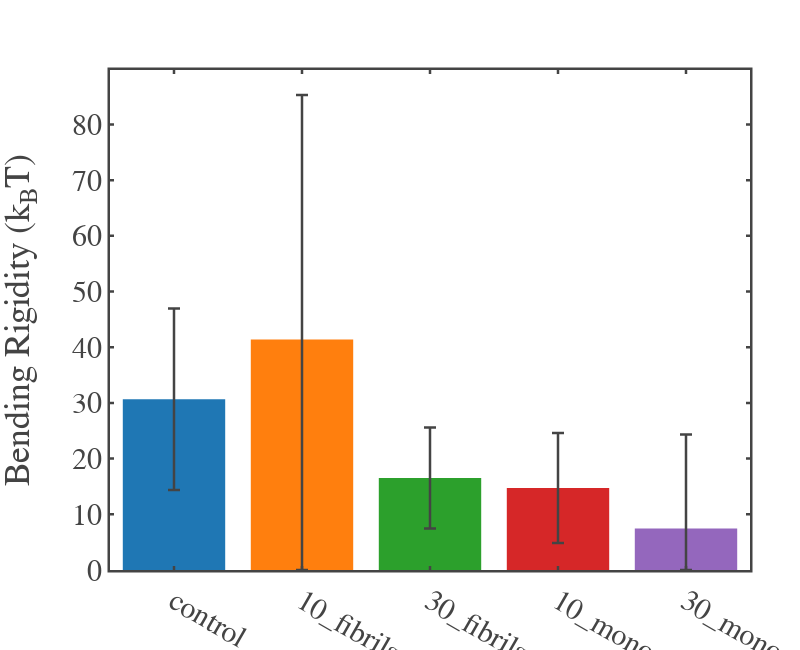

The notebook cell saved with this chart:
### Code cell
import numpy as np
import pandas as pd
import os
import plotly.graph_objects as go

# -------------------------------------------------
# Custom Plotly Template (provided by you)
# -------------------------------------------------
fig_template = go.layout.Template()
fig_template.layout = {
    'template': 'simple_white+presentation',
    'autosize': False,
    'width': 800,
    'height': 600,
    'xaxis': {
        'ticks': 'inside',
        'mirror': 'ticks',
        'linewidth': 2.5,
        'tickwidth': 2.5,
        'ticklen': 4,
        'showline': True,
        'showgrid': False,
        'zerolinecolor': 'white',
    },
    'yaxis': {
        'ticks': 'inside',
        'mirror': 'ticks',
        'linewidth': 2.5,
        'tickwidth': 2.5,
        'ticklen': 4,
        'showline': True,
        'showgrid': False,
        'zerolinecolor': 'white',
    },
    'font': {
        'family': 'mathjax',
        'size': 30,
    }
}

# -------------------------------------------------
# 1. Load data
# -------------------------------------------------
def load_data(file_path):
    data = pd.read_excel(file_path)
    return data["A"].values

# -------------------------------------------------
# 2. Unweighted mean and error
# -------------------------------------------------
def compute_unweighted_mean(values):
    N = len(values)
    mean = np.mean(values)
    std = np.std(values, ddof=1)
    error = std / np.sqrt(N)
    return mean, error

# -------------------------------------------------
# 3. Deterministic k'
# -------------------------------------------------
def compute_k_direct(a_mean, beta, k_J, k_kT):
    return k_J / (k_kT * beta**3 * a_mean**3)

# -------------------------------------------------
# 4. Linear error propagation for k'
# -------------------------------------------------
def linear_error_k(a_mean, a_error, beta, k_J, k_kT):
    C = k_J / (k_kT * beta**3)
    k_mean = C / (a_mean**3)

    # linear error propagation:
    k_error = 3 * C * a_error / (a_mean**4)
    return k_mean, k_error

# -------------------------------------------------
# 5. Process one dataset
# -------------------------------------------------
def process_dataset(file_path, beta, k_J, k_kT):

    name = os.path.basename(file_path).replace(".xlsx", "")
    print(f"\n==============================")
    print(f"Dataset: {name}")
    print(f"==============================")

    a_values = load_data(file_path)
    a_mean, a_error = compute_unweighted_mean(a_values)

    print(f"a = {a_mean:.3e} ± {a_error:.3e}")

    k_direct = compute_k_direct(a_mean, beta, k_J, k_kT)
    print(f"Deterministic k' = {k_direct:.3e}")

    k_mean, k_error = linear_error_k(a_mean, a_error, beta, k_J, k_kT)

    # prevent lower bound below zero
    k_lower = max(0, k_mean - k_error)
    k_upper = k_mean + k_error

    print("Linear propagation result:")
    print(f"k' = {k_mean:.3e} +{k_upper-k_mean:.3e} -{k_mean-k_lower:.3e}")

    return name, k_mean, k_lower, k_upper

# -------------------------------------------------
# 6. Main
# -------------------------------------------------
def main():

    beta = 9.93e10
    k_J = 4.56e-8
    k_kT = 4.11e-21

    file_paths = [
        r"D:\Atanu\Narendran_GUV\Narendran_GUV\control.xlsx",
        r"D:\Atanu\Narendran_GUV\Narendran_GUV\10_fibrils.xlsx",
        r"D:\Atanu\Narendran_GUV\Narendran_GUV\30_fibrils.xlsx",
        r"D:\Atanu\Narendran_GUV\Narendran_GUV\10_monomar.xlsx",
        r"D:\Atanu\Narendran_GUV\Narendran_GUV\30_monomar.xlsx",
    ]

    results = []

    for path in file_paths:
        name, k_mean, k_lower, k_upper = process_dataset(path, beta, k_J, k_kT)
        results.append((name, k_mean, k_lower, k_upper))

    # --- Plot bar chart with symmetric error bars ---
    names = [r[0] for r in results]
    means = [r[1] for r in results]
    err_low = [r[1] - r[2] for r in results]
    err_high = [r[3] - r[1] for r in results]

    colors = ['#1f77b4', '#ff7f0e', '#2ca02c', '#d62728', '#9467bd']

    fig = go.Figure()
    fig.add_trace(
        go.Bar(
            x=names,
            y=means,
            error_y=dict(
                type='data',
                symmetric=False,
                array=err_high,
                arrayminus=err_low,
                thickness=2.5,
                width=6
            ),
            marker=dict(color=colors)
        )
    )

    fig.update_layout(
        template=fig_template,
        width=800,
        height=650,
        yaxis_title="Bending Rigidity (k<sub>B</sub>T)",
        margin=dict(l=110, r=50, t=70, b=80),
    )

    fig.show()

# -------------------------------------------------
# Run
# -------------------------------------------------
if __name__ == "__main__":
    main()

### Figure 1 — Plotly figure (JSON) as saved in the notebook; plotly's stock layout.template omitted (floating-point values rounded to 4 significant figures)
{"data": [{"error_y": {"array": [16.3, 43.88, 9.062, 9.862, 16.88], "arrayminus": [16.3, 41.41, 9.062, 9.862, 7.473], "symmetric": false, "thickness": 2.5, "type": "data", "width": 6}, "marker": {"color": ["#1f77b4", "#ff7f0e", "#2ca02c", "#d62728", "#9467bd"]}, "type": "bar", "x": ["control", "10_fibrils", "30_fibrils", "10_monomar", "30_monomar"], "y": [30.65, 41.41, 16.51, 14.72, 7.473]}], "layout": {"height": 650, "margin": {"b": 80, "l": 110, "r": 50, "t": 70}, "width": 800, "xaxis": {"autorange": true, "range": [-0.5, 4.5], "type": "category"}, "yaxis": {"autorange": true, "range": [0, 89.78], "title": {"text": "Bending Rigidity (k<sub>B</sub>T)"}, "type": "linear"}}}
